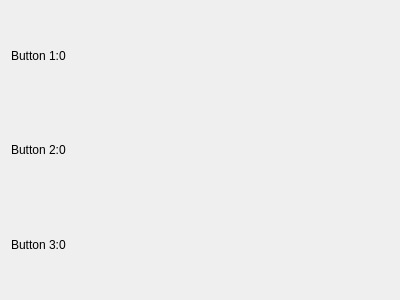
<?xml version="1.0" encoding="UTF-8"?>
<ui version="4.0">
 <class>ButtonMonitor</class>
 <widget class="QWidget" name="ButtonMonitor">
  <property name="geometry">
   <rect>
    <x>0</x>
    <y>0</y>
    <width>400</width>
    <height>300</height>
   </rect>
  </property>
  <property name="windowTitle">
   <string>ButtonMonitor</string>
  </property>
  <layout class="QVBoxLayout" name="verticalLayout">
   <item>
    <widget class="QLabel" name="btn1">
     <property name="text">
      <string>Button 1:0</string>
     </property>
    </widget>
   </item>
   <item>
    <widget class="QLabel" name="btn2">
     <property name="text">
      <string>Button 2:0</string>
     </property>
    </widget>
   </item>
   <item>
    <widget class="QLabel" name="btn3">
     <property name="text">
      <string>Button 3:0</string>
     </property>
    </widget>
   </item>
  </layout>
 </widget>
 <layoutdefault spacing="6" margin="11"/>
 <resources/>
 <connections/>
</ui>
